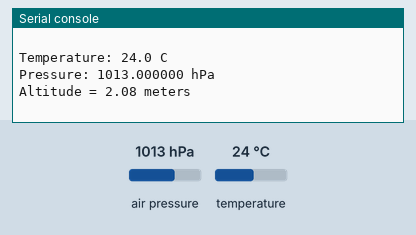
Recording of a program running on a simulated CircuitPython board. On the bench: the last lines printed to the serial console. The inputs (shaded band) are chosen by the test bench; at power-on: air pressure 1013 hPa, temperature 24 °C.

Above: at 1.2 s.
1.3 s: air pressure set to 952 hPa
At 2.6 s:
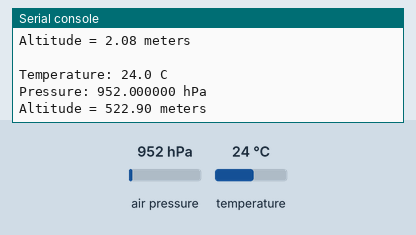
2.8 s: temperature set to 12 °C
At 4.2 s:
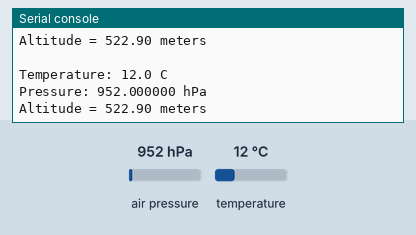
4.3 s: air pressure set to 975 hPa
At 7.1 s:
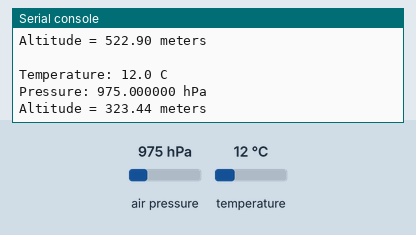
Timing chart, 0 to 8.6 s (numbered marks = the images above; inputs shaded):
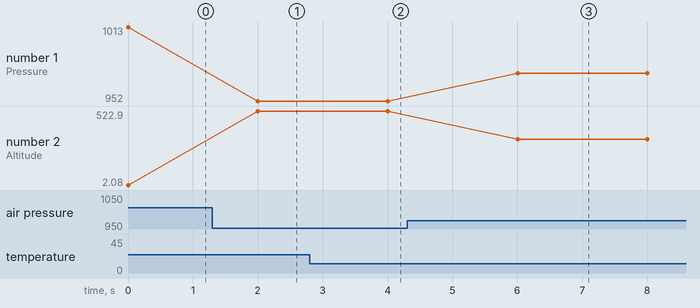

Measured:
- after the input at 1.3 s, the serial console: prints a new line after 0.70 s (image 1)
- after the input at 2.8 s, the serial console: prints a new line after 1.2 s (image 2)
- after the input at 4.3 s, the serial console: prints a new line after 1.7 s (image 3)
- plotted number 1: 1013 → 952 after the input at 1.3 s, 952 → 975 after the input at 4.3 s
- plotted number 2: 2.08 → 522.9 after the input at 1.3 s, 522.9 → 323.44 after the input at 4.3 s

The program:

TestrunTemp.py
```python
import time
import board

import busio
import adafruit_bmp280

i2c = busio.I2C(board.SCL, board.SDA)
bmp280 = adafruit_bmp280.Adafruit_BMP280_I2C(i2c)


bmp280.sea_level_pressure = 1013.25


while True:
        print("\nTemperature: %0.1f C " % bmp280.temperature)
        print("Pressure: %0-1f hPa" % bmp280.pressure)
        print("Altitude = %0.2f meters" % bmp280.altitude)
        time.sleep(2)


        
```
